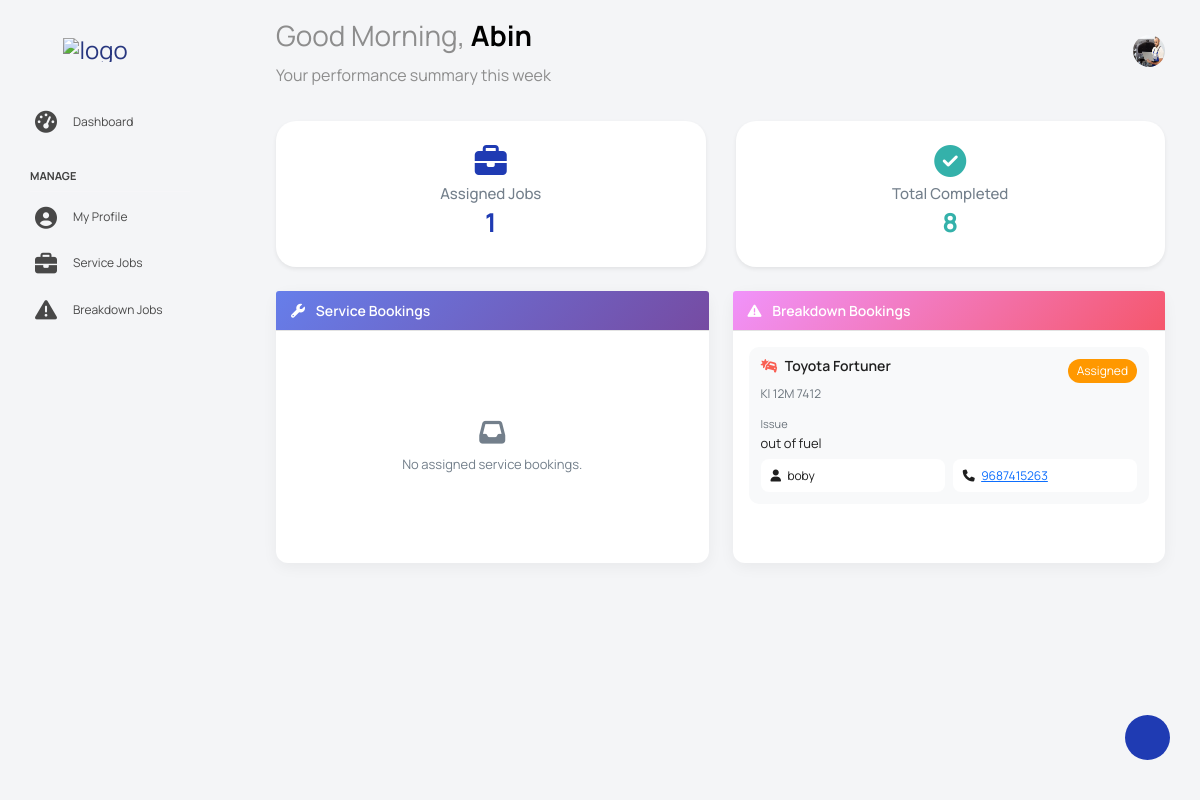
/Technician/HomePage/ (signed in), run on the app's committed database.
### ServiceCenter/models.py (models this page shows)
class tbl_technician(models.Model):
    technician_name=models.CharField(max_length=50)
    technician_email=models.CharField(max_length=50)
    technician_contact=models.CharField(max_length=50)
    technician_photo=models.FileField(upload_to='Assets/TechnicianDocs/')
    technician_password=models.CharField(max_length=50)
    servicecenter=models.ForeignKey(tbl_servicecenter,on_delete=models.CASCADE)

### User/models.py (models this page shows)
class tbl_breakdownassist(models.Model):
    breakdown_date=models.DateField(auto_now_add=True)
    breakdown_complaint=models.CharField(max_length=50)
    user=models.ForeignKey(tbl_user,on_delete=models.CASCADE)
    vehicle=models.ForeignKey(tbl_vehicle,on_delete=models.CASCADE)
    servicecenter=models.ForeignKey(tbl_servicecenter,on_delete=models.CASCADE)
    technician=models.ForeignKey(tbl_technician,on_delete=models.CASCADE,null=True)
    breakdown_status=models.IntegerField(default=0)

class tbl_vehicle(models.Model):
    vehicle_number=models.CharField(max_length=50)
    vehicle_year=models.CharField(max_length=50)
    vehicle_photo=models.FileField(upload_to='Assets/VehicleDocs/')
    user=models.ForeignKey(tbl_user,on_delete=models.CASCADE)
    model=models.ForeignKey(tbl_model,on_delete=models.CASCADE)

### Admin/models.py (models this page shows)
class tbl_model(models.Model):
    model_name=models.CharField(max_length=50)
    brand=models.ForeignKey(tbl_brand,on_delete=models.CASCADE)

class tbl_brand(models.Model):
    brand_name=models.CharField(max_length=50)

### Guest/models.py (models this page shows)
class tbl_user(models.Model):
    user_name=models.CharField(max_length=50)
    user_gender=models.CharField(max_length=50)
    contact_number=models.CharField(max_length=50)
    user_email=models.CharField(max_length=50)
    password=models.CharField(max_length=50)
    place=models.ForeignKey(tbl_place,on_delete=models.CASCADE)
    address=models.CharField(max_length=50)
    image=models.FileField(upload_to='Assets/UserDocs/')
    user_status=models.IntegerField(default=0)

### Technician/views.py (the view)
# urls.py: path('HomePage/',views.homepage,name="HomePage"),
def homepage(request):
     if 'tid' not in request.session:
      return redirect("Guest:Login")
     else:
        greeting=tbl_technician.objects.get(id=request.session['tid'])
        techniciandata=tbl_technician.objects.get(id=request.session['tid'])
        assigned_service_jobs=tbl_booking.objects.filter(technician=techniciandata,booking_status__gte=1,booking_status__lte=10).prefetch_related('tbl_booking_services_set')
        assigned_breakdown_jobs=tbl_breakdownassist.objects.filter(technician=techniciandata,breakdown_status=1)
        completed_service_count=tbl_booking.objects.filter(technician=techniciandata,booking_status=12).count()
        completed_breakdown_count=tbl_breakdownassist.objects.filter(technician=techniciandata,breakdown_status=3).count()
        return render(request,"Technician/HomePage.html",{'data':techniciandata,'greeting':greeting,
        "assigned_service_jobs": assigned_service_jobs,
        "assigned_breakdown_jobs": assigned_breakdown_jobs,
        "assigned_total": assigned_service_jobs.count() + assigned_breakdown_jobs.count(),
        "total_completed": completed_service_count + completed_breakdown_count})

### Technician/templates/Technician/HomePage.html (shortened to what this page needs)
{% load static %}
<!DOCTYPE html>
<html lang="en">
<head>
  <link rel="stylesheet" href="{% static 'Technician/vendors/feather/feather.css'%}">
  <link rel="stylesheet" href="{% static 'Technician/vendors/mdi/css/materialdesignicons.min.css'%}">
  <link rel="stylesheet" href="{% static 'Technician/vendors/ti-icons/css/themify-icons.css'%}">
  <link rel="stylesheet" href="{% static 'Technician/vendors/typicons/typicons.css'%}">
  <link rel="stylesheet" href="{% static 'Technician/vendors/simple-line-icons/css/simple-line-icons.css'%}">
  <link rel="stylesheet" href="{% static 'Technician/vendors/css/vendor.bundle.base.css'%}">
  <link rel="stylesheet" href="{% static 'Technician/vendors/datatables.net-bs4/dataTables.bootstrap4.css'%}">
  <link rel="stylesheet" href="{% static 'Technician/js/select.dataTables.min.css'%}">
  <link rel="stylesheet" href="{% static 'Technician/css/vertical-layout-light/style.css'%}">
  <link rel="stylesheet" href="https://cdnjs.cloudflare.com/ajax/libs/font-awesome/6.5.0/css/all.min.css">
</head>
<body>
  <div class="container-scroller">
    <nav class="navbar default-layout col-lg-12 col-12 p-0 fixed-top d-flex align-items-top flex-row">
      <div class="text-center navbar-brand-wrapper d-flex align-items-center justify-content-start">
        <div class="me-3">
          <button class="navbar-toggler navbar-toggler align-self-center" type="button" data-bs-toggle="minimize">
            <span class="icon-menu"></span>
          </button>
        </div>
        <div>
          <a class="navbar-brand brand-logo" href="{% url 'Technician:HomePage' %}">
            <img src="{% static 'Technician/images/GarageLive_logo.png'%}" alt="logo" />
          </a>
        </div>
      </div>
      <div class="navbar-menu-wrapper d-flex align-items-top">
        <ul class="navbar-nav">
          <li class="nav-item font-weight-semibold ms-0">
            <h1 class="welcome-text">
              <span id="greeting"></span>,
              <span class="text-black fw-bold">{{greeting.technician_name}}</span>
            </h1>
            <h3 class="welcome-sub-text">Your performance summary this week</h3>
          </li>
        </ul>
        <ul class="navbar-nav ms-auto">
          <li class="nav-item dropdown user-dropdown">
            <a class="nav-link" id="UserDropdown" href="#" data-bs-toggle="dropdown" aria-expanded="false">
              <img class="img-xs rounded-circle" src="{{ greeting.technician_photo.url }}" alt="Profile image"> </a>
          </li>
        </ul>
      </div>
    </nav>
    <div class="container-fluid page-body-wrapper">
      <div class="theme-setting-wrapper">
        <div id="settings-trigger"><i class="ti-settings"></i></div>
      </div>
      <nav class="sidebar sidebar-offcanvas" id="sidebar">
        <ul class="nav">
          <li class="nav-item">
            <a class="nav-link" href="{% url 'Technician:HomePage' %}">
              <i class="menu-icon fa-solid fa-tachometer-alt"></i>
              <span class="menu-title">Dashboard</span>
            </a>
          </li>
          <li class="nav-item nav-category">Manage</li>
          <li class="nav-item">
            <a class="nav-link" href="{% url 'Technician:profile' %}">
              <i class="menu-icon fa-solid fa-user-circle"></i>
              <span class="menu-title">My Profile</span>
            </a>
          </li>
          <li class="nav-item">
            <a class="nav-link" href="{% url 'Technician:assigned_jobs' %}">
              <i class="menu-icon fa-solid fa-briefcase"></i>
              <span class="menu-title">Service Jobs</span>
            </a>
          </li>
          <li class="nav-item">
            <a class="nav-link" href="{% url 'Technician:breakdown_jobs' %}">
              <i class="menu-icon fa-solid - fa-triangle-exclamation"></i>
              <span class="menu-title">Breakdown Jobs</span>
            </a>
          </li>
      </nav>
      <div class="main-panel">
        <div class="content-wrapper">
          <div class="tab-pane fade show active" id="overview">
              <div class="row mb-4">
                <div class="col-md-6">
                  <div class="card border-0 shadow-sm rounded-4">
                    <div class="card-body text-center py-4">
                      <div class="mb-2">
                        <i class="fa-solid fa-briefcase fa-2x text-primary"></i>
                      </div>
                      <h6 class="text-muted">Assigned Jobs</h6>
                      <h2 class="fw-bold text-primary">{{ assigned_total }}</h2>
                    </div>
                  </div>
                </div>
                <div class="col-md-6">
                  <div class="card border-0 shadow-sm rounded-4">
                    <div class="card-body text-center py-4">
                      <div class="mb-2">
                        <i class="fa-solid fa-check-circle fa-2x text-success"></i>
                      </div>
                      <h6 class="text-muted">Total Completed</h6>
                      <h2 class="fw-bold text-success">{{ total_completed }}</h2>
                    </div>
                  </div>
                </div>
              </div>
            <div class="row g-4 align-items-stretch">
  <div class="col-lg-6 d-flex">
    <div class="card dashboard-card w-100 d-flex flex-column">
      <div class="card-header dashboard-header service-header">
        <i class="fa-solid fa-wrench me-2"></i> Service Bookings
      </div>
      <div class="card-body p-3 flex-grow-1 d-flex flex-column">
        {% if assigned_service_jobs %}
          {% for booking in assigned_service_jobs %}
          <div class="booking-item">
            <div class="d-flex justify-content-between align-items-start mb-2">
              <div>
                <h6 class="vehicle-title">
                  <i class="fa-solid fa-car text-primary me-1"></i>
                  {{ booking.vehicle.model.brand.brand_name }}
                  {{ booking.vehicle.model.model_name }}
                </h6>
                <small class="vehicle-number">
                  {{ booking.vehicle.vehicle_number }}
                </small>
              </div>
              {% if booking.booking_status == 12 %}
                <span class="badge badge-success">Completed</span>
              {% elif booking.booking_status >= 1 and booking.booking_status <= 10 %}
                <span class="badge badge-progress">In Progress</span>
              {% else %}
                <span class="badge badge-pending">Pending</span>
              {% endif %}
            </div>
            <div class="row g-2 mb-2">
              <div class="col-6">
                <div class="info-box">
                  <i class="fa-solid fa-user me-1"></i>
                  {{ booking.user.user_name }}
                </div>
              </div>
              <div class="col-6">
                <div class="info-box">
                  <i class="fa-solid fa-phone me-1"></i>
                  <a href="tel:{{ booking.user.contact_number }}">
                    {{ booking.user.contact_number }}
                  </a>
                </div>
              </div>
            </div>
            <div class="detail-box">
              <small>Complaint</small>
              <p>{{ booking.booking_complaints }}</p>
            </div>
            <div class="detail-box">
              <small>Services</small>
              <div class="d-flex flex-wrap gap-1">
                {% for service in booking.tbl_booking_services_set.all %}
                  <span class="badge service-badge">
                    {{ service.servicecenter_services.servicetype.servicetype_name }}
                  </span>
                {% endfor %}
              </div>
            </div>
          </div>
          {% endfor %}
        {% else %}
          <div class="empty-box flex-grow-1 d-flex flex-column justify-content-center align-items-center">
            <i class="fa-solid fa-inbox fa-2x mb-2 text-muted"></i>
            <p class="text-muted mb-0">No assigned service bookings.</p>
          </div>
        {% endif %}
      </div>
    </div>
  </div>
  <div class="col-lg-6 d-flex">
    <div class="card dashboard-card w-100 d-flex flex-column">
      <div class="card-header dashboard-header breakdown-header">
        <i class="fa-solid fa-triangle-exclamation me-2"></i> Breakdown Bookings
      </div>
      <div class="card-body p-3 flex-grow-1 d-flex flex-column">
        {% if assigned_breakdown_jobs %}
          {% for breakdown in assigned_breakdown_jobs %}
          <div class="booking-item">
            <div class="d-flex justify-content-between align-items-start mb-2">
              <div>
                <h6 class="vehicle-title">
                  <i class="fa-solid fa-car-burst text-danger me-1"></i>
                  {{ breakdown.vehicle.model.brand.brand_name }}
                  {{ breakdown.vehicle.model.model_name }}
                </h6>
                <small class="vehicle-number">
                  {{ breakdown.vehicle.vehicle_number }}
                </small>
              </div>
              {% if breakdown.breakdown_status == 3 %}
                <span class="badge badge-success">Completed</span>
              {% elif breakdown.breakdown_status == 1 %}
                <span class="badge badge-progress">Assigned</span>
              {% else %}
                <span class="badge badge-pending">Pending</span>
              {% endif %}
            </div>
            <div class="detail-box">
              <small>Issue</small>
              <p>{{ breakdown.breakdown_complaint }}</p>
            </div>
            <div class="row g-2">
              <div class="col-6">
                <div class="info-box">
                  <i class="fa-solid fa-user me-1"></i>
                  {{ breakdown.user.user_name }}
                </div>
              </div>
              <div class="col-6">
                <div class="info-box">
                  <i class="fa-solid fa-phone me-1"></i>
                  <a href="tel:{{ breakdown.user.contact_number }}">
                    {{ breakdown.user.contact_number }}
                  </a>
                </div>
              </div>
            </div>
          </div>
          {% endfor %}
        {% else %}
          <div class="empty-box flex-grow-1 d-flex flex-column justify-content-center align-items-center">
            <i class="fa-solid fa-inbox fa-2x mb-2 text-muted"></i>
            <p class="text-muted mb-0">No assigned breakdown bookings.</p>
          </div>
        {% endif %}
      </div>
    </div>
  </div>
</div>
          </div>
        </div>
      </div>
    </div>
  </div>
</body>
</html>

### Technician/templates/Technician/HomePage.html (style rules this page uses)
.dashboard-card { border: none; border-radius: 12px; box-shadow: 0 4px 15px rgba(0,0,0,0.05); }
.dashboard-header { font-weight: 600; font-size: 14px; padding: 10px 15px; color: #fff; }
.service-header { background: linear-gradient(135deg, #667eea, #764ba2); }
.breakdown-header { background: linear-gradient(135deg, #f093fb, #f5576c); }
.booking-item { background: #f8f9fa; border-radius: 10px; padding: 12px; margin-bottom: 12px; transition: all 0.2s ease; }
.vehicle-title { font-size: 14px; font-weight: 600; }
.vehicle-number { font-size: 12px; color: #6c757d; }
.info-box { background: #fff; padding: 8px 10px; border-radius: 8px; font-size: 12px; }
.detail-box small { font-size: 11px; color: #6c757d; }
.detail-box p { font-size: 13px; margin-bottom: 5px; }
.badge-progress { background: #ff9800; color: white; }
.empty-box { min-height: 200px; font-size: 13px; color: #999; }

### data on the page
tbl_technician: technician_name "Abin", technician_photo (picture)
tbl_breakdownassist: vehicle.model.brand.brand_name "Toyota", vehicle.model.model_name "Fortuner", vehicle.vehicle_number "Kl 12M 7412", breakdown_status "Assigned", breakdown_complaint "out of fuel", user.user_name "boby", user.contact_number "9687415263"

### other printed values
{{ assigned_total }} "1"
{{ total_completed }} "8"
